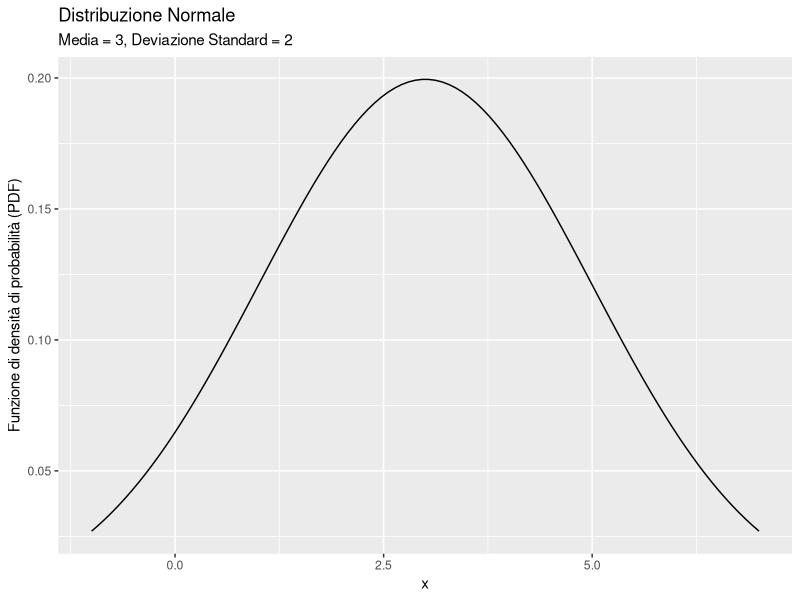
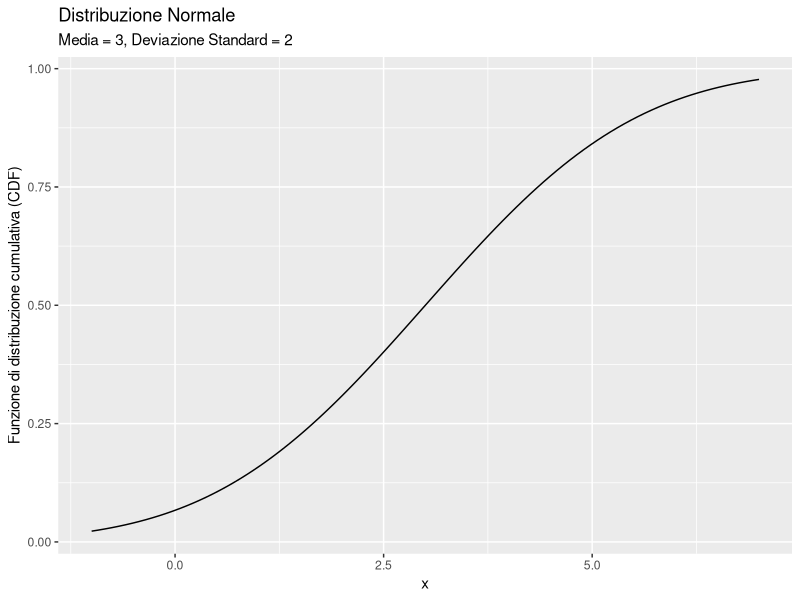

Recreate these plots in R, in order.
# Analisi della distribuzione normale: PDF, CDF e quantili

# A. Calcolo e grafico della funzione di densità di probabilità (PDF) per una
#    distribuzione normale con media 3 e deviazione standard 2

# Definiamo una sequenza di valori x nell'intervallo [-1, 7] con 100 punti
x <- seq(-1, 7, length.out = 100)

# Calcoliamo la densità di probabilità (PDF) per ogni valore di x
pdf <- dnorm(x, mean = 3, sd = 2)

# Creiamo un grafico della PDF utilizzando ggplot2
# - geom_line(): disegna la curva della densità di probabilità
# - labs(): aggiunge etichette per gli assi e il titolo del grafico

library(ggplot2)
ggplot(data.frame(x = x, pdf = pdf), aes(x = x, y = pdf)) +
    geom_line() + 
    labs(y = "Funzione di densità di probabilità (PDF)", 
         title = "Distribuzione Normale",
         subtitle = "Media = 3, Deviazione Standard = 2")

# B. Calcolo e grafico della funzione di distribuzione cumulativa (CDF)

# Calcoliamo la distribuzione cumulativa (CDF) per ogni valore di x
cdf <- pnorm(x, mean = 3, sd = 2)

# Creiamo un grafico della CDF
# - geom_line(): disegna la curva della distribuzione cumulativa
# - labs(): aggiunge etichette per gli assi e il titolo del grafico

ggplot(data.frame(x = x, cdf = cdf), aes(x = x, y = cdf)) +
    geom_line() + 
    labs(y = "Funzione di distribuzione cumulativa (CDF)", 
         title = "Distribuzione Normale",
         subtitle = "Media = 3, Deviazione Standard = 2")

# C. Determinare i quantili corrispondenti ai valori di probabilità 0.025 e 0.975
#    Questi valori corrispondono ai percentili del 2.5% e del 97.5%, ovvero gli
#    intervalli critici di una distribuzione normale standardizzata.

# La funzione qnorm() calcola il quantile associato a una probabilità specifica
qnorm(p = c(0.025, 0.975), mean = 3, sd = 2)
